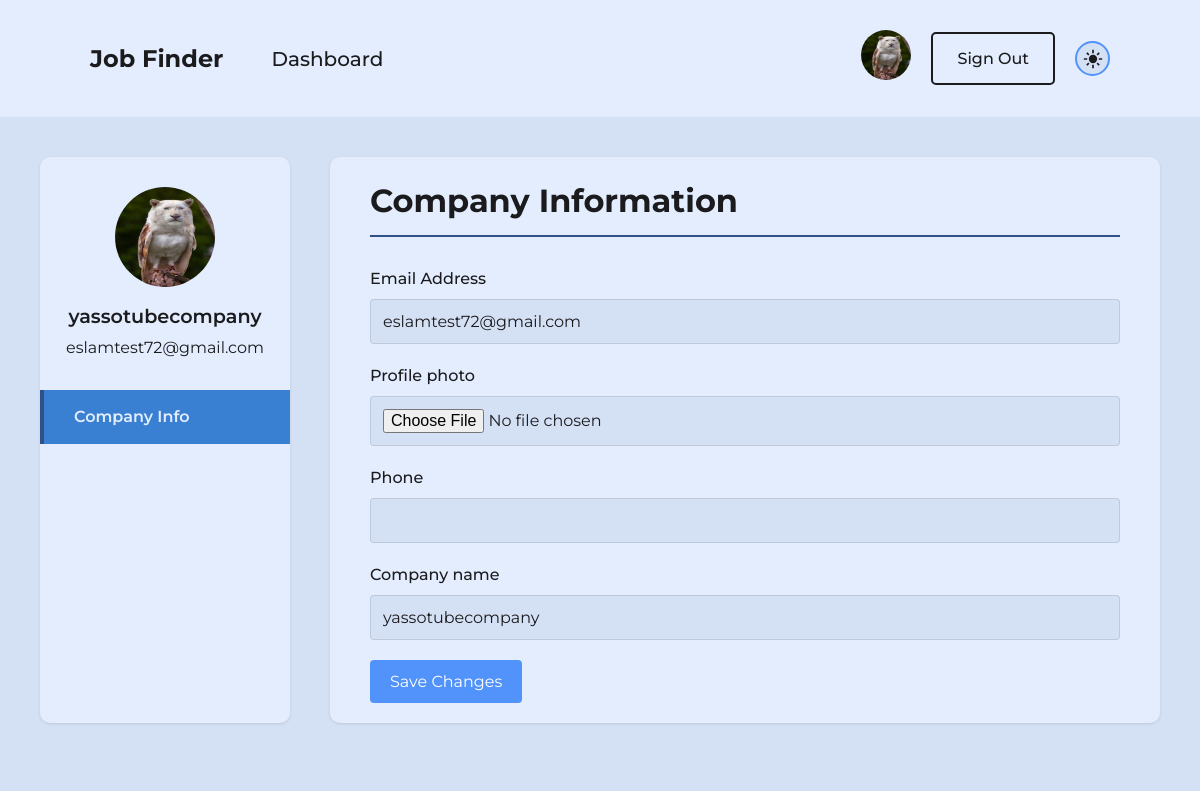
/profile/ (signed in), run on the app's committed database.
### base/models.py (models this page shows, shortened)
class User(AbstractUser):
    is_admin = models.BooleanField(default=False)
    profile_photo = models.ImageField(upload_to='photos/%y/%m/%d', blank=True, null=True)
    phone = models.CharField(max_length=15, blank=True)
    created_date = models.DateTimeField(default=datetime.now)

class AdminProfile(models.Model):
    user = models.OneToOneField(User, on_delete=models.CASCADE, limit_choices_to={'is_admin': True})
    company_name = models.CharField(max_length=100)

### base/views.py (the view)
# urls.py: path('profile/', views.profile, name='profile'),
@login_required
def profile(request):
    user = request.user
    if user.is_admin:
        profile = user.adminprofile
        profile_form = AdminProfileForm
    else:
        profile = user.userprofile
        profile_form = UserProfileForm
    if request.method == 'POST':
        if 'save-changes' in request.POST:
            basic_info_form = UserForm(request.POST, request.FILES, instance=user)
            profile_form = profile_form(request.POST, instance=profile)
            if basic_info_form.is_valid() and profile_form.is_valid():
                basic_info_form.save()
                profile_form.save()
                messages.success(request, 'Profile updated successfully!')
                return redirect('profile')
            messages.error(request, 'Please correct the errors below')
        elif 'save-preferences' in request.POST:
            basic_info_form = UserForm(instance=user) # No changes
            preference_form = UserPreferenceForm(request.POST, instance=profile)
            if preference_form.is_valid():
                preference_form.save()
                messages.success(request, 'Preferences saved successfully!')
                return redirect('profile')
            messages.error(request, 'Please correct the errors below ')
    else:
        basic_info_form = UserForm(instance=user)
        profile_form = profile_form(instance=profile)
        preference_form = UserPreferenceForm(instance=profile)
    context = {
        'basic_info_form': basic_info_form,
        'profile_form': profile_form,
        'preference_form': preference_form if not user.is_admin else None,
    }
    return render(request, 'profile.html', context)

### base/forms.py
class UserForm(forms.ModelForm):
    class Meta:
        model = User
        fields = ['profile_photo', 'phone']
        widgets = {
            'profile_photo': forms.FileInput(attrs={'class': 'form-control'}),
            'phone': forms.TextInput(attrs={'class': 'form-control'})
        }

class AdminProfileForm(forms.ModelForm):
    class Meta:
        model = AdminProfile
        fields = ['company_name']

### templates/profile.html (shortened to what this page needs)
{% extends 'layout.html' %}
{% load static %}
{% block styles %}
<link rel="stylesheet" href="{% static 'css/profile.css' %}"/>
{% endblock %}
{% block content %}
<div class="container">
    <div class="container">
        <div class="sidebar">
            <div class="user-info">
                <img src=
                        "{% if user.profile_photo and user.profile_photo.url %}
                            {{ user.profile_photo.url }}
                        {% else %}
                            {% static 'assets/temp-profile.webp' %}
                        {% endif %}"
                class="avatar"
                alt="Profile photo">
                <div class="user-name">
                    {% if user.is_admin %}
                        {{ user.adminprofile.company_name }}
                    {% else %}
                        {{ user.username }}
                    {% endif %}
                </div>
                <div class="user-email">{{ user.email }}</div>
            </div>
            <ul class="nav-tabs">
                <li class="tab-link active" data-tab="personal-info">
                    {% if user.is_admin %}Company Info{% else %}Personal Info{% endif %}
                </li>
            </ul>
        </div>
        <div class="content">
            <div id="personal-info" class="tab-content active">
                {% if user.is_admin %}
                    <h1>Company Information</h1>
                {% else %}
                    <h1>Personal Information</h1>
                {% endif %}
                <form method="POST" enctype="multipart/form-data">
                    <div class="input-group">
                        <label>Email Address</label>
                        <input type="email" value="{{ user.email }}" disabled>
                    </div>
                    {% for field in basic_info_form %}
                        <div class="input-group">
                            <label for="{{ field.label }}">{{ field.label }}</label>
                            {{field}}
                        </div>
                    {% endfor %}
                    {% for field in profile_form %}
                        <div class="input-group">
                            <label for="{{ field.label }}">{{ field.label }}</label>
                            {{field}}
                        </div>
                    {% endfor %}
                    <button class="btn" name="save-changes">Save Changes</button>
                </form>
            </div>
        </div>
</div>
{% endblock %}

### templates/nav.html (shortened to what this page needs)
    {% load static %}
    <nav class="main-nav">
        {% if request.user.is_admin %}
        <a href="{% url 'adminDashboard' %}" class="logo">Job Finder</a>
        {% else %}
        <a href="{% url 'home' %}" class="logo">Job Finder</a>
        {% endif %}
        <div class="nav-content">
            <ul class="nav-list">
                {% if request.user.is_admin %}
                <li><a href="{% url 'adminDashboard' %}">Dashboard</a></li>
                {% else %}
                <li><a href="{% url 'home' %}">Home</a></li>
                <li><a href="{% url 'jobs' %}">Jobs</a></li>
                {% endif %}
            </ul>
            {% if request.user.is_authenticated %}
                <div class="profile" id="profile-nav">
                    <a href="{% url 'profile' %}" class="profile-name">
                    <img src=
                            "{% if user.profile_photo and user.profile_photo.url %}
                                {{ user.profile_photo.url }}
                            {% else %}
                                {% static 'assets/temp-profile.webp' %}
                            {% endif %}"
                    class="profile-image"
                    alt="Profile photo">
                    </a>
                    <a class="signout-button" id="signout-button" href="{% url 'logout' %}">Sign Out</a>
                    <div class="auth-buttons">
                    <a id="theme-switch">
                    </a>
                    </div>
                </div>
            {% endif %}
        </div>
    </nav>

### static/css/style.css (style rules this page uses)
:root { --accent: #5193fa; --accent-semi-dark: #3a80d2; --accent-dark: #305188; --white_1: #e3edfe; --white_2: #d4e0f4; --white_3: #d0dbee; --white_4: #c3cdde; --white_5: #b9c2d1; --white_6: #a8b2c0; --white_7: #8f97a3; --white_8: #a8b2c0; --dark: #1b1b1e; --red: #ee5353; --reddish: #e64c4c; --dark-red: #a50202; --green: #4caf50; --greenish: #388e3c; --dark-green: #2e7d32; }
* { margin: 0; padding: 0; box-sizing: border-box; font-family: montserrat; }
body { background-color: var(--white_2); color: var(--dark); }
button { background-color: var(--white_2); color: var(--dark); }
.container { width: 100%; max-width: 1200px; margin: 0 auto; padding: 20px; }
#theme-switch { height: 35px; width: 35px; padding: 0; border-radius: 50%; background-color: var(--white_2); display: flex; justify-content: center; align-items: center; cursor: pointer; border: 2px solid var(--accent); transition: all 0.3s ease; }
#theme-switch svg { fill: var(--dark); width: 20px; height: 20px; }
nav { text-align: center; }
.main-nav { background-color: var(--white_1); color: var(--dark); padding: 30px 90px; display: flex; align-items: center; font-weight: 500; }
.main-nav .logo { font-size: 24px; font-weight: bold; color: var(--dark); margin-right: 2em; text-decoration: none; text-align: left; flex-shrink: 0; }
.nav-content { display: flex; width: 100%; align-items: center; justify-content: space-between; }
.main-nav .nav-list li { display: inline-block; margin-right: 20px; color: var(--dark); font-size: 20px; }
.main-nav .nav-list li a { color: var(--dark); text-decoration: none; transition: 0.1s; }
.main-nav .profile { display: flex; align-items: center; }
.main-nav .profile .profile-image { width: 50px; height: 50px; border-radius: 50%; margin-right: 10px; }
.auth-buttons { display: flex; align-items: center; user-select: none; }
.signout-button { background-color: transparent; color: var(--dark); font-size: 16px; padding: 0.8em 1.5em; text-decoration: none; border: 2px solid var(--dark); border-radius: 5px; margin-left: 10px; cursor: pointer; transition: 0.3s; }
#theme-switch { margin-left: 20px; }

### static/css/profile.css (style rules this page uses)
body { background-color: var(--white_2); color: var(--dark); line-height: 1.5; }
.container { display: flex; max-width: 1200px; min-height: 75vh; margin: 0 auto; background-color: var(--white_2); gap: 40px; }
.sidebar { width: 250px; background-color: var(--white_1); padding: 30px 0; box-shadow: 0 1px 3px rgba(0,0,0,0.1); border-radius: 10px; }
.user-info { display: flex; flex-direction: column; align-items: center; margin-bottom: 30px; padding: 0 20px; }
.avatar { width: 100px; height: 100px; border-radius: 50%; margin-bottom: 15px; }
.user-name { font-size: 1.2rem; font-weight: 600; margin-bottom: 5px; }
.user-email { font-size: 1rem; word-break: break-all; }
.nav-tabs { list-style: none; }
.nav-tabs li { padding: 15px 30px; cursor: pointer; border-left: 4px solid transparent; transition: all 0.3s ease; }
.nav-tabs li:hover, .nav-tabs li.active { background-color: var(--accent-semi-dark); color: var(--white_1); border-left: 4px solid var(--accent-dark); }
.nav-tabs li.active { font-weight: 600; }
.content { flex: 1; padding: 20px 40px; overflow-y: auto; background-color: var(--white_1); box-shadow: 0 1px 3px rgba(0,0,0,0.1); border-radius: 10px; }
.tab-content { display: none; }
.tab-content.active { display: block; animation: fadeIn 0.5s ease; }
h1 { margin-bottom: 30px; border-bottom: 2px solid var(--accent-dark); padding-bottom: 10px; }
.input-group { margin-bottom: 20px; }
label { display: block; margin-bottom: 8px; font-weight: 500; }
input, textarea, select { width: 100%; padding: 12px; border: 1px solid rgba(0,0,0,0.1); border-radius: 4px; font-size: 1rem; }
input, select { background-color: var(--white_2); color: var(--dark); }
.btn { background-color: var(--accent); color: white; border: none; padding: 12px 20px; border-radius: 4px; cursor: pointer; font-size: 1rem; transition: background-color 0.3s ease; }

### data on the page
User: profile_photo (picture), adminprofile.company_name "yassotubecompany", email "eslamtest72@gmail.com"
AdminProfile: profile_form "yassotubecompany"

### other printed values
{{ field.label }} "Profile photo" "Phone"
{{ field.label }} "Company name"
